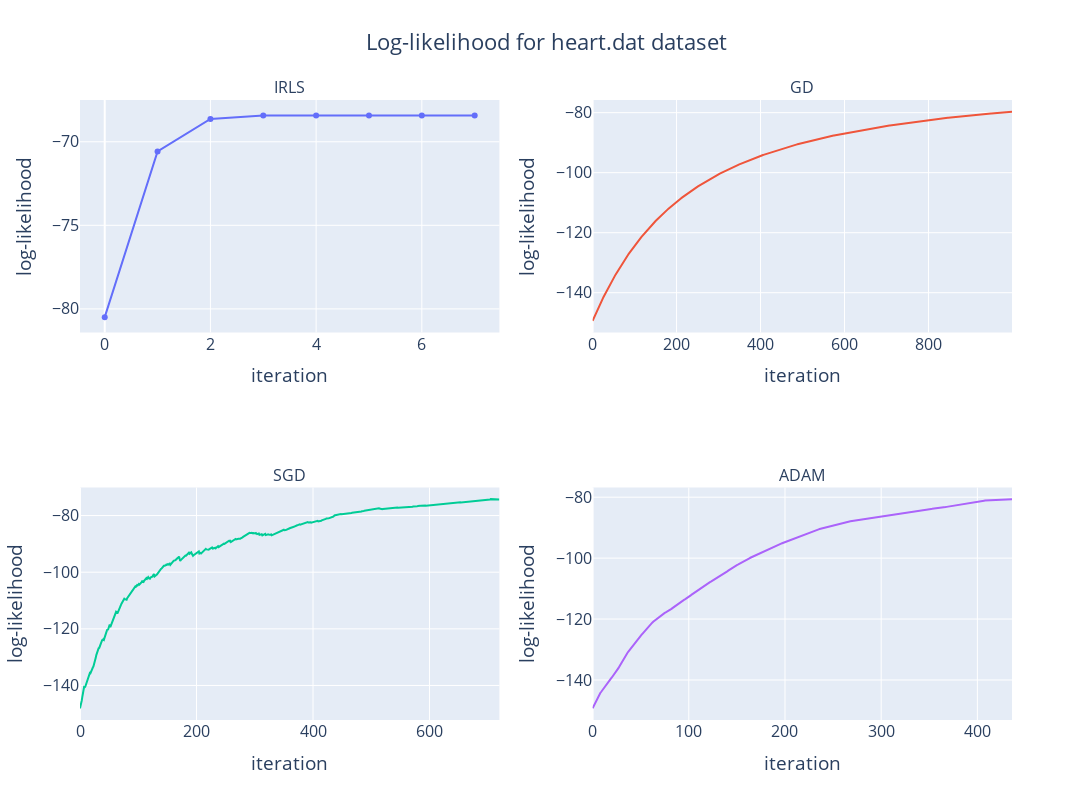

The cell this chart's notebook holds for it:
### Markdown cell above
## 1.2 Log-likelihood function analysis

### Code cell
visualize_log_likelihood(best_model_irls, best_model_gd, best_model_sgd, best_model_adam, dataset_name)

### Figure 1 — Plotly figure (JSON) as saved in the notebook; plotly's stock layout.template omitted (floating-point values rounded to 4 significant figures; data arrays with more than 128 entries replaced by an {"elided": "..."} marker saying what was removed)
{"data": [{"type": "scatter", "x": [0, 1, 2, 3, 4, 5, 6, 7], "xaxis": "x", "y": [-80.49, -70.58, -68.64, -68.43, -68.42, -68.42, -68.42, -68.42], "yaxis": "y"}, {"type": "scatter", "x": {"elided": "1000 int values"}, "xaxis": "x2", "y": {"elided": "1000 float values"}, "yaxis": "y2"}, {"type": "scatter", "x": {"elided": "721 int values"}, "xaxis": "x3", "y": {"elided": "721 float values"}, "yaxis": "y3"}, {"type": "scatter", "x": {"elided": "437 int values"}, "xaxis": "x4", "y": {"elided": "437 float values"}, "yaxis": "y4"}], "layout": {"annotations": [{"font": {"size": 16}, "showarrow": false, "text": "IRLS", "x": 0.225, "xanchor": "center", "xref": "paper", "y": 1, "yanchor": "bottom", "yref": "paper"}, {"font": {"size": 16}, "showarrow": false, "text": "GD", "x": 0.775, "xanchor": "center", "xref": "paper", "y": 1, "yanchor": "bottom", "yref": "paper"}, {"font": {"size": 16}, "showarrow": false, "text": "SGD", "x": 0.225, "xanchor": "center", "xref": "paper", "y": 0.375, "yanchor": "bottom", "yref": "paper"}, {"font": {"size": 16}, "showarrow": false, "text": "ADAM", "x": 0.775, "xanchor": "center", "xref": "paper", "y": 0.375, "yanchor": "bottom", "yref": "paper"}], "font": {"size": 16}, "height": 800, "showlegend": false, "title": {"text": "Log-likelihood for heart.dat dataset", "x": 0.5}, "width": 1100, "xaxis": {"anchor": "y", "domain": [0, 0.45], "title": {"text": "iteration"}}, "xaxis2": {"anchor": "y2", "domain": [0.55, 1], "title": {"text": "iteration"}}, "xaxis3": {"anchor": "y3", "domain": [0, 0.45], "title": {"text": "iteration"}}, "xaxis4": {"anchor": "y4", "domain": [0.55, 1], "title": {"text": "iteration"}}, "yaxis": {"anchor": "x", "domain": [0.625, 1], "title": {"text": "log-likelihood"}}, "yaxis2": {"anchor": "x2", "domain": [0.625, 1], "title": {"text": "log-likelihood"}}, "yaxis3": {"anchor": "x3", "domain": [0, 0.375], "title": {"text": "log-likelihood"}}, "yaxis4": {"anchor": "x4", "domain": [0, 0.375], "title": {"text": "log-likelihood"}}}}
